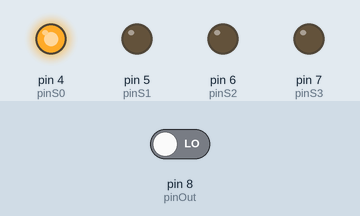
Simulated run of this sketch. Board: Arduino Uno, built with avr-gcc and run on an emulated ATmega328P. Parts: output pins drawn as LEDs (lit = HIGH). The test bench sets the inputs (shaded band); at power-on: pin 8 (pinOut) LOW. What the sketch prints to the serial monitor is not drawn.

Above: at 0.5 s.
At 1.7 s:
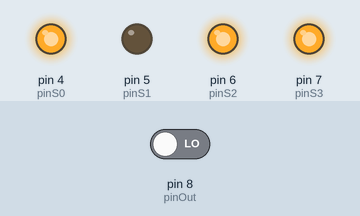
At 6.3 s:
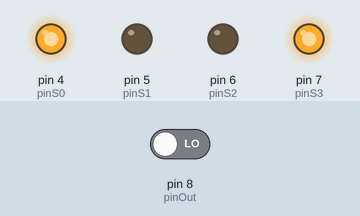
Timing chart, 0 to 7.9 s (numbered marks = the images above):
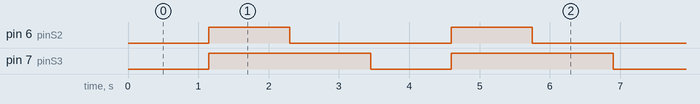

Measured:
- by itself, pin 6 (pinS2): alternates HIGH for 1.2 s and LOW for 2.3 s
- by itself, pin 7 (pinS3): alternates HIGH for 2.3 s and LOW for 1.2 s
- by itself, everything shown: repeats every 3.5 s, in 3 steps

The sketch:

________________.ino
```cpp
// Пины подключения
int pinS0=4;
int pinS1=5;
int pinS2=6;
int pinS3=7;
int pinOut=8;
int freq=0;

void setup() {
  // сконфигурировать пины
  pinMode(pinS0, 1);
  pinMode(pinS1, 1);
  pinMode(pinS2, 1);
  pinMode(pinS3, 1);
  pinMode(pinOut, 0);

  // масштабирование 20%
  digitalWrite(pinS0,1);
  digitalWrite(pinS1,0);

  Serial.begin(9600);
}
void loop() {
  // установить R фильтр
  digitalWrite(pinS2,0);
  digitalWrite(pinS3,0);
  // Получение частоты на выходе
  freq = pulseIn(pinOut, 0);
  // вывод в последовательный порт
  Serial.print("R= ");
  Serial.print(freq);
  delay(150);
  // установить G фильтр
  digitalWrite(pinS2,1);
  digitalWrite(pinS3,1);
  // Получение частоты на выходе
  freq = pulseIn(pinOut, 0);
  // вывод в последовательный порт
  Serial.print(" G= ");
  Serial.print(freq);
  delay(150);
  // установить B фильтр
  digitalWrite(pinS2,0);
  digitalWrite(pinS3,1);
  // Получение частоты на выходе
  freq = pulseIn(pinOut, 0);
  // вывод в последовательный порт
  Serial.print(" B= ");
  Serial.println(freq);
  delay(150);
}
```
